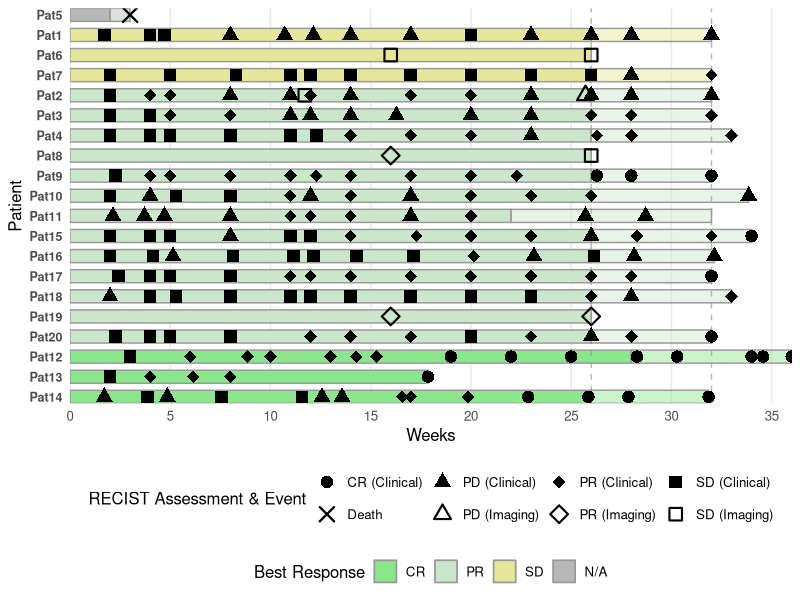

Reproduce this figure in R. (Note: this script raises an error after producing the figure.)
library(ggplot2)
library(dplyr)

data <- read.delim(
  "pat_recist_data.txt",
  header = TRUE,
  sep = "\t",
  na.strings = c("NA", "na", "")
)

metadata <- read.delim(
  "mesoscale_pat_metadata.txt",
  header = TRUE,
  sep = "\t",
  na.strings = c("NA", "na", "Nan", "NaN", "")
)

recist_order <- c("CR", "PR", "SD", "PD", "N/A")

data <- data %>%
  left_join(
    metadata %>% select(ID, patcols, patn, EoT),
    by = c("patient" = "ID")
  )

valid_data <- data %>%
  filter(
    !is.na(weeks),
    Staging %in% recist_order
  )

patient_info <- metadata %>%
  select(ID, patn, patcols, EoT) %>%
  distinct() %>%
  mutate(
    pat_number = as.numeric(gsub("[^0-9]", "", patn))
  )

patient_order <- patient_info %>%
  arrange(desc(pat_number)) %>%
  pull(patn)

best_resp_df <- data %>%
  filter(
    !is.na(weeks),
    weeks <= 26
  ) %>%
  mutate(
    # Death is considered N/A
    Staging_for_best_response = case_when(
      Staging == "Death" ~ "N/A",
      Staging %in% recist_order ~ Staging,
      TRUE ~ NA_character_
    ),
    Staging_for_best_response = factor(
      Staging_for_best_response,
      levels = recist_order,
      ordered = TRUE
    )
  ) %>%
  filter(!is.na(Staging_for_best_response)) %>%
  group_by(patn) %>%
  summarise(
    best_response_26 = min(Staging_for_best_response),
    .groups = "drop"
  )

last_assessment <- data %>%
  filter(!is.na(weeks)) %>%
  group_by(patn) %>%
  summarise(
    last_week = max(weeks),
    .groups = "drop"
  )

death_times <- data %>%
  filter(
    !is.na(weeks),
    Staging == "Death"
  ) %>%
  group_by(patn) %>%
  summarise(
    death_week = min(weeks),
    .groups = "drop"
  )

patient_bars <- patient_info %>%
  select(patn, EoT) %>%
  
  left_join(
    best_resp_df,
    by = "patn"
  ) %>%
  
  left_join(
    last_assessment,
    by = "patn"
  ) %>%

  left_join(
    death_times,
    by = "patn"
  ) %>%
  
  mutate(
    
    best_response_26 = case_when(
      !is.na(death_week) ~ "N/A",
      !is.na(best_response_26) ~ as.character(best_response_26),
      TRUE ~ "No response assessment"
    ),
    
    end_week = last_week,
    treatment_end = case_when(
      is.na(end_week) ~ NA_real_,
      is.na(EoT) ~ end_week,
      TRUE ~ pmin(EoT, end_week)
    ),
    
    followup_start = case_when(
      is.na(EoT) ~ end_week,
      TRUE ~ pmin(EoT, end_week)
    ),
    
    best_response_26 = factor(
      best_response_26,
      levels = c(
        "CR",
        "PR",
        "SD",
        "PD",
        "N/A"
      )
    )
  )

treatment_bars <- patient_bars %>%
  filter(
    !is.na(end_week),
    end_week > 0
  ) %>%
  mutate(
    x_start = 0,
    x_end = treatment_end
  ) %>%
  filter(x_end > x_start)


followup_bars <- patient_bars %>%
  filter(
    !is.na(end_week),
    !is.na(EoT),
    end_week > EoT
  ) %>%
  mutate(
    x_start = EoT,
    x_end = end_week
  ) %>%
  filter(x_end > x_start)

patient_bars <- patient_bars %>%
  mutate(
    patn = factor(
      patn,
      levels = patient_order
    )
  ) %>%
  arrange(best_response_26, patn) %>%
  mutate(
    patn = factor(
      patn,
      levels = unique(patn)
    )
  )

final_patient_order <- levels(patient_bars$patn)

treatment_bars <- treatment_bars %>%
  mutate(
    patn = factor(
      patn,
      levels = final_patient_order
    )
  )

followup_bars <- followup_bars %>%
  mutate(
    patn = factor(
      patn,
      levels = final_patient_order
    )
  )

recist_events <- valid_data %>%
  mutate(
    patn = factor(
      patn,
      levels = final_patient_order
    ),
    Staging_Method = paste(
      Staging,
      method,
      sep = "_"
    )
  )

death_events <- data %>%
  filter(
    !is.na(weeks),
    Staging == "Death"
  ) %>%
  mutate(
    patn = factor(
      patn,
      levels = final_patient_order
    )
  )

response_colors <- c(
  "CR" = "#99ff99",
  "PR" = "#e1ffe1",
  "SD" = "#ffffaa",
  "PD" = "#fcdcdb",
  "N/A" = "grey80")

darken_color <- function(col, factor = 0.90) {
  rgb_col <- col2rgb(col) / 255
  
  rgb(
    rgb_col[1] * factor,
    rgb_col[2] * factor,
    rgb_col[3] * factor
  )
}

lighten_color <- function(col, factor = 0.45) {
  
  rgb_col <- col2rgb(col) / 255
  
  rgb(
    rgb_col[1] + (1 - rgb_col[1]) * factor,
    rgb_col[2] + (1 - rgb_col[2]) * factor,
    rgb_col[3] + (1 - rgb_col[3]) * factor
  )
}

response_colors_dark <- sapply(
  response_colors,
  darken_color
)

response_colors_light <- sapply(
  response_colors,
  lighten_color
)

swimmer_plot <- ggplot() +

geom_rect(
  data = treatment_bars,
  aes(
    xmin = x_start,
    xmax = x_end,
    ymin = as.numeric(patn) - 0.325,
    ymax = as.numeric(patn) + 0.325,
    fill = best_response_26
  ),
  color = "grey60"
) +
geom_rect(
  data = followup_bars,
  aes(
    xmin = x_start,
    xmax = x_end,
    ymin = as.numeric(patn) - 0.325,
    ymax = as.numeric(patn) + 0.325,
    fill = best_response_26
  ),
  color = "grey60",
  alpha = 0.45
) +
geom_vline(
  xintercept = 26,
  color = "grey60",
  linetype = "dashed",
  alpha = 0.7,
  linewidth = 0.5
)+
geom_vline(
  xintercept = 32,
  color = "grey60",
  linetype = "dashed",
  alpha = 0.7,
  linewidth = 0.5
)+
geom_point(
  data = recist_events,
  aes(
    x = weeks,
    y = as.numeric(patn),
    shape = Staging_Method
  ),
  color = "black",
  size = 3.5,
  stroke = 1.1
) +
geom_point(
  data = death_events,
  aes(
    x = weeks,
    y = as.numeric(patn),
    shape = "Death"
  ),
  color = "black",
  size = 4,
  stroke = 1.2
) +
  scale_y_continuous(
    breaks = seq_along(final_patient_order),
    labels = final_patient_order,
    expand = c(0, 0)
  ) +
  
  scale_x_continuous(
    breaks = seq(0, 35, by = 5),
    expand = c(0, 0)
  ) +
  
  scale_fill_manual(
    values = response_colors_dark
  ) +
  
  scale_shape_manual(
    values = c(
      "CR_clinical" = 16,
      "PR_clinical" = 18,
      "SD_clinical" = 15,
      "PD_clinical" = 17,
      "CR_imaging"  = 1,
      "PR_imaging"  = 5,
      "SD_imaging"  = 0,
      "PD_imaging"  = 2,
      "Death"       = 4
    ),
    labels = c(
      "CR_clinical" = "CR (Clinical)",
      "CR_imaging" = "CR (Imaging)",
      "PR_clinical" = "PR (Clinical)",
      "PR_imaging" = "PR (Imaging)",
      "SD_clinical" = "SD (Clinical)",
      "SD_imaging" = "SD (Imaging)",
      "PD_clinical" = "PD (Clinical)",
      "PD_imaging" = "PD (Imaging)",
      "Death" = "Death"
    )
  ) +
  
  labs(
    x = "Weeks",
    y = "Patient",
    fill = "Best Response",
    shape = "RECIST Assessment & Event"
  ) +
  
  theme_minimal(base_size = 12) +
  
  theme(
    panel.grid.minor = element_blank(),
    panel.grid.major.y = element_blank(),
    axis.text.y = element_text(
      face = "bold",
      size = 9
    ),
    legend.position = "bottom",
    legend.box = "vertical",
    plot.title = element_text(
      face = "bold",
      hjust = 0.5
    ),
    plot.subtitle = element_text(
      hjust = 0.5,
      color = "grey40"
    )
  )

print(swimmer_plot)

#### Scatter plot / spider plot ####
scatterdata <- data %>%
  filter(!is.na(change_BL))

scatterdata <- scatterdata %>%
  left_join(
    metadata %>% select(ID, patcols, patn),
    by = c("patient" = "ID")
  )
scatterdata <- scatterdata %>%
  mutate(
    patn = factor(patn, levels = patient_order)
  )

patient_colors <- setNames(
  patient_info$patcols,
  patient_info$patn
)

ggplot(
  scatterdata,
  aes(
    x = weeks,
    y = change_BL,
    color = patn,
    shape = Staging,
    group = patn
  )) +
  scale_shape_manual(
    values = c(
      "CR" = 16,  # filled circle
      "PR" = 18,  # filled triangle
      "SD" = 15,  # filled square
      "PD" = 17   # filled diamond
    )) +
#  ylim(-100,100) +
  geom_hline(
    yintercept = 0,
    color = "grey40",
    linetype = "dashed",
    linewidth = 0.5
  ) +
  geom_hline(
    yintercept = 20,
    color = "red",
    linetype = "dashed",
    linewidth = 0.7
  ) +
  geom_hline(
    yintercept = -30,
    color = "darkgreen",
    linetype = "dashed",
    linewidth = 0.7
  ) +
  geom_vline(xintercept = 26, 
             color = "black", 
             linetype = "dashed", 
             alpha = 0.7, 
             linewidth = 0.5) +
  geom_line(
    linewidth = 0.8,
    alpha = 0.7
  ) +
  geom_point(
    size = 3,
    alpha = 0.9
  ) +
  scale_color_manual(
    values = patient_colors,
    breaks = patient_order,
    drop = FALSE
  ) +
  labs(
    x = "Weeks",
    y = "Change in target lesion from baseline (%)",
    color = "Patient"
  ) +
  theme_minimal(base_size = 12) +
  theme(
    panel.grid.minor = element_blank(),
    plot.title = element_text(face = "bold"),
    legend.position = "right"
  )


time_to_response <- data %>%
  filter(
    !is.na(weeks),
    !is.na(Staging),
    Staging %in% c("PR", "CR")
  ) %>%
  group_by(patient) %>%
  summarise(
    time_to_response = min(weeks),
    first_response = Staging[which.min(weeks)],
    .groups = "drop"
  )

follow_up <- data %>%
  filter(!is.na(weeks)) %>%
  group_by(patient) %>%
  summarise(
    follow_up_time = max(weeks),
    .groups = "drop"
  )

median_follow_up <- median(
  follow_up$follow_up_time,
  na.rm = TRUE
)

median_time_to_response <- median(
  time_to_response$time_to_response,
  na.rm = TRUE
)

cat("Median time to response:", median_time_to_response, "weeks\n")
cat("Median follow-up:", median_follow_up, "weeks\n")
